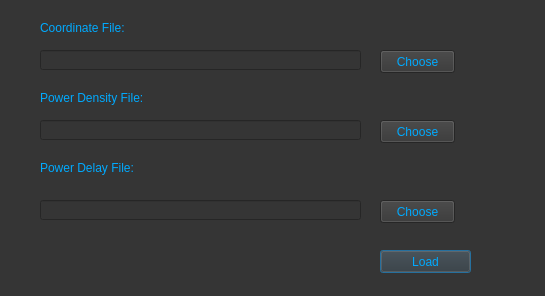
<?xml version="1.0" encoding="UTF-8"?>
<ui version="4.0">
 <class>Dialog</class>
 <widget class="QDialog" name="Dialog">
  <property name="geometry">
   <rect>
    <x>0</x>
    <y>0</y>
    <width>545</width>
    <height>296</height>
   </rect>
  </property>
  <property name="windowTitle">
   <string>Dialog</string>
  </property>
  <property name="styleSheet">
   <string notr="true">background-color: rgb(53, 53, 53);
font: 14pt &quot;MS Shell Dlg 2&quot;;
color: rgb(0, 170, 255);</string>
  </property>
  <widget class="QLabel" name="label">
   <property name="geometry">
    <rect>
     <x>40</x>
     <y>20</y>
     <width>151</width>
     <height>16</height>
    </rect>
   </property>
   <property name="text">
    <string>Coordinate File:</string>
   </property>
  </widget>
  <widget class="QPushButton" name="pushButton_4">
   <property name="geometry">
    <rect>
     <x>380</x>
     <y>250</y>
     <width>91</width>
     <height>23</height>
    </rect>
   </property>
   <property name="text">
    <string>Load</string>
   </property>
  </widget>
  <widget class="QPushButton" name="pushButton_3">
   <property name="geometry">
    <rect>
     <x>380</x>
     <y>200</y>
     <width>75</width>
     <height>23</height>
    </rect>
   </property>
   <property name="text">
    <string>Choose</string>
   </property>
  </widget>
  <widget class="QLineEdit" name="lineEdit_2">
   <property name="geometry">
    <rect>
     <x>40</x>
     <y>120</y>
     <width>321</width>
     <height>20</height>
    </rect>
   </property>
  </widget>
  <widget class="QLineEdit" name="lineEdit_3">
   <property name="geometry">
    <rect>
     <x>40</x>
     <y>200</y>
     <width>321</width>
     <height>20</height>
    </rect>
   </property>
  </widget>
  <widget class="QLabel" name="label_3">
   <property name="geometry">
    <rect>
     <x>40</x>
     <y>160</y>
     <width>151</width>
     <height>16</height>
    </rect>
   </property>
   <property name="text">
    <string>Power Delay File:</string>
   </property>
  </widget>
  <widget class="QLineEdit" name="lineEdit">
   <property name="geometry">
    <rect>
     <x>40</x>
     <y>50</y>
     <width>321</width>
     <height>20</height>
    </rect>
   </property>
  </widget>
  <widget class="QPushButton" name="pushButton">
   <property name="geometry">
    <rect>
     <x>380</x>
     <y>50</y>
     <width>75</width>
     <height>23</height>
    </rect>
   </property>
   <property name="text">
    <string>Choose</string>
   </property>
  </widget>
  <widget class="QLabel" name="label_2">
   <property name="geometry">
    <rect>
     <x>40</x>
     <y>90</y>
     <width>171</width>
     <height>16</height>
    </rect>
   </property>
   <property name="text">
    <string>Power Density File:</string>
   </property>
  </widget>
  <widget class="QPushButton" name="pushButton_2">
   <property name="geometry">
    <rect>
     <x>380</x>
     <y>120</y>
     <width>75</width>
     <height>23</height>
    </rect>
   </property>
   <property name="text">
    <string>Choose</string>
   </property>
  </widget>
 </widget>
 <resources/>
 <connections/>
</ui>
